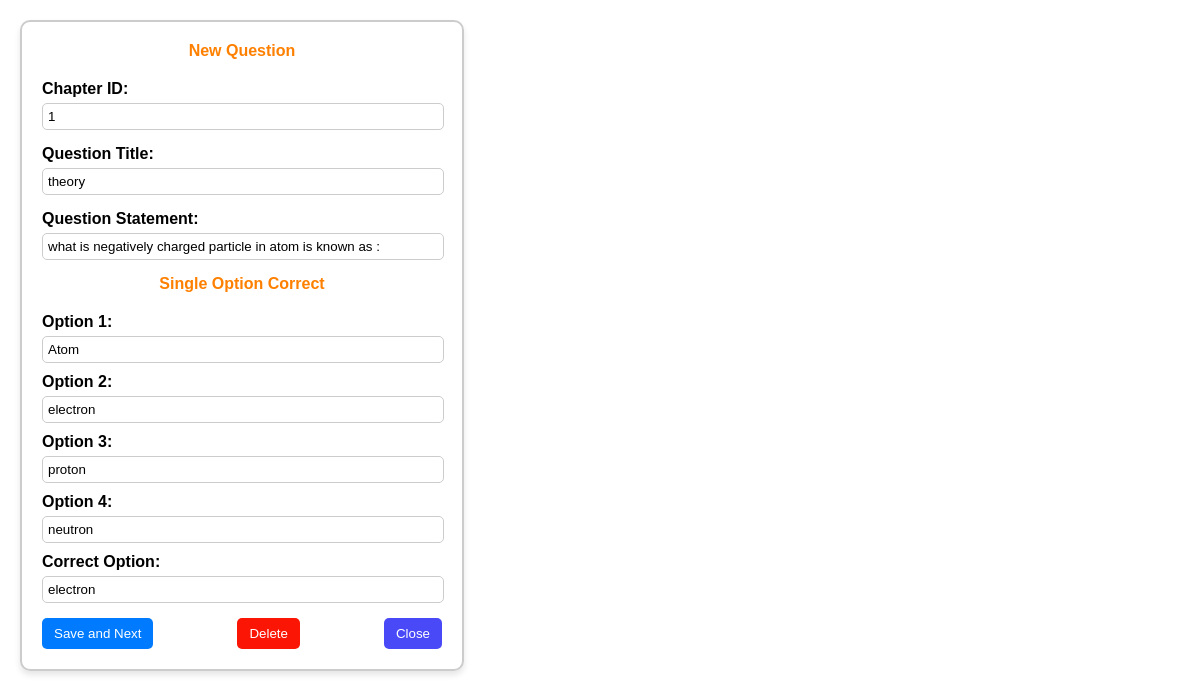
/edit_question/1/1/1, run on the app's committed database.
### backend/models.py (models this page shows)
class Questions(db.Model):
    __tablename__ = 'questions'
    question_id=db.Column(db.Integer, primary_key=True,autoincrement=True)#iska student id se kuch lena dena nahi hai
    chapter_id=db.Column(db.Integer, db.ForeignKey('chapters.chapter_id'), nullable=False)
    quiz_id=db.Column(db.Integer, db.ForeignKey('quiz.quiz_id'), nullable=False)
    question_title=db.Column(db.String(80), nullable=False)
    question=db.Column(db.String(300), nullable=False)
    option_a=db.Column(db.String(300), nullable=False)
    option_b=db.Column(db.String(300), nullable=False)
    option_c=db.Column(db.String(300), nullable=False)
    option_d=db.Column(db.String(300), nullable=False)
    correct_option=db.Column(db.String(300), nullable=False)

### backend/controllers.py (the view, shortened to what this page needs)
@app.route("/edit_question/<int:question_id>/<int:chapter_id>/<int:quiz_id>" , methods=["GET","POST"])
def edit_question(question_id,chapter_id,quiz_id):
    question=Questions.query.filter_by(question_id=question_id).first()
    return render_template("2a_edit_question.html",question=question,chapter_id=chapter_id,quiz_id=quiz_id)

### templates/2a_edit_question.html (shortened to what this page needs)
<!DOCTYPE html>
<html lang="en">
<head>
    <link rel="stylesheet" href="/static/css/2a_edit_question.css">
</head>
<body>
    <form action="/edit_question/{{question.question_id}}/{{chapter_id}}/{{quiz_id}}" method="post">
    <div class="form-container">
        <div class="form-header">New Question</div>
        <div class="form-group">
            <label for="chapter-id">Chapter ID:</label>
            <input type="text" id="chapter-id" name="chapter-id" value="{{chapter_id}}" readonly>
        </div>
        <div class="form-group">
            <label for="question-title">Question Title:</label>
            <input type="text" id="question-title" name="question_title" value="{{question.question_title}}" required>
        </div>
        <div class="form-group">
            <label for="question-statement">Question Statement:</label>
            <input type="text" id="question-statement" name="question" value="{{question.question}}" required>
        </div>
        <div class="form-header">Single Option Correct</div>
        <div class="options">
            <label for="option1">Option 1:</label>
            <input type="text" id="option1" name="option_a" value="{{question.option_a}}" required>
        </div>
        <div class="options">
            <label for="option2">Option 2:</label>
            <input type="text" id="option2" name="option_b" value="{{question.option_b}}" required>
        </div>
        <div class="options">
            <label for="option3">Option 3:</label>
            <input type="text" id="option3" name="option_c" value="{{question.option_c}}" required>
        </div>
        <div class="options">
            <label for="option4">Option 4:</label>
            <input type="text" id="option4" name="option_d" value="{{question.option_d}}" required>
        </div>
        <div class="form-group">
            <label for="correct-option">Correct Option:</label>
            <input type="text" id="correct-option" name="correct_option" value="{{question.correct_option}}" required>
        </div>
        <div class="buttons">
            <button class="save" button="submit">Save and Next</button>
            <button type="button" class="delete" onclick="window.location.href='/delete_question/{{question.question_id}}'" >Delete  </button>
            <button class="close" type="button" onclick="window.location.href='/admin_quiz'">Close</button>
        </div>
    </div>
    </form>
</body>
</html>

### static/css/2a_edit_question.css (style rules this page uses)
body { font-family: Arial, sans-serif; margin: 20px; padding: 0; }
.form-container { width: 400px; border: 2px solid #ccc; border-radius: 10px; padding: 20px; box-shadow: 0 4px 6px rgba(0, 0, 0, 0.1); }
.form-header { text-align: center; font-weight: bold; color: #ff8000; margin-bottom: 20px; }
.form-group { margin-bottom: 15px; }
label { display: block; margin-bottom: 5px; font-weight: bold; }
input[type="text"] { width: calc(100% - 10px); padding: 5px; border: 1px solid #ccc; border-radius: 5px; }
.options { margin-bottom: 10px; }
.buttons { display: flex; justify-content: space-between; }
button { padding: 8px 12px; border: none; border-radius: 5px; cursor: pointer; }
.save { background-color: #007bff; color: white; }
.close { background-color: #4949f8; color: white; }
.buttons button.delete { background-color: #fb1504; color: white; }

### data on the page
Questions: question_title "theory", question "what is negatively charged particle in atom is known as :", option_a "Atom", option_b "electron", option_c "proton", option_d "neutron", correct_option "electron"
